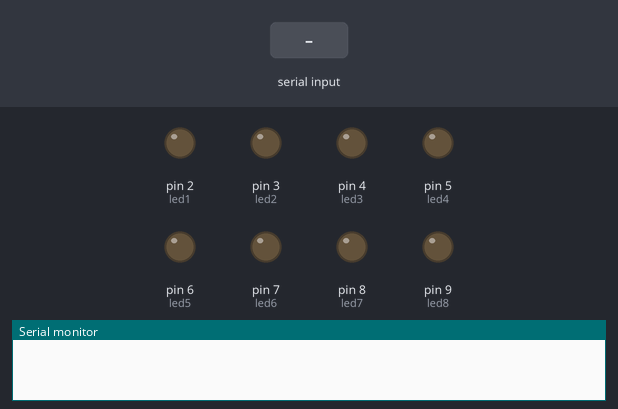
Simulated run of this sketch. Board: Arduino Uno, built with avr-gcc and run on an emulated ATmega328P. On the bench: output pins drawn as LEDs (lit = HIGH), the last lines printed to the serial monitor. Inputs (shaded band) come from the test bench.

Above: at 1.2 s.
1.3 s: "Y" received over Serial
At 2.3 s:
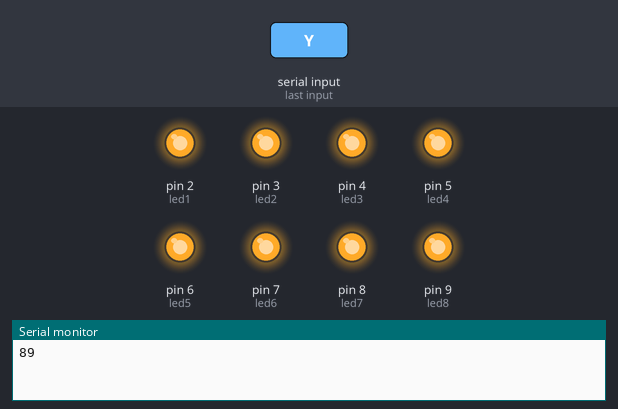
2.9 s: byte 75 ('K') received over Serial
At 4.2 s:
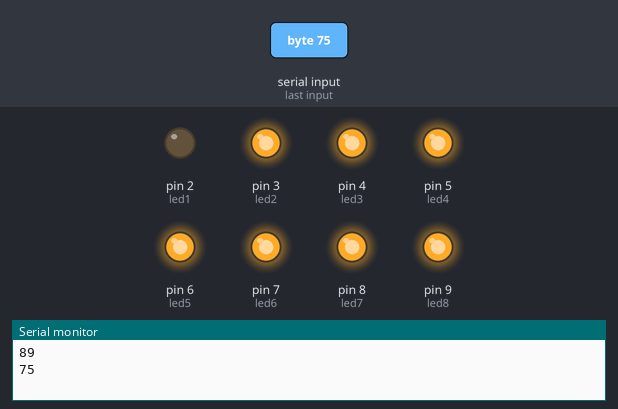
4.5 s: byte 76 ('L') received over Serial
At 5.7 s:
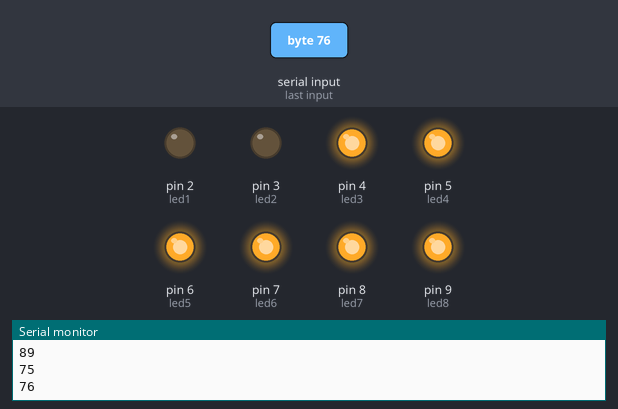
6.0 s: byte 77 ('M') received over Serial
At 6.5 s:
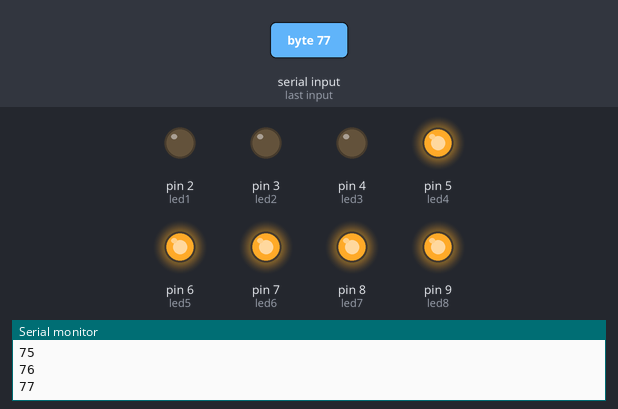
7.6 s: byte 78 ('N') received over Serial
At 8.3 s:
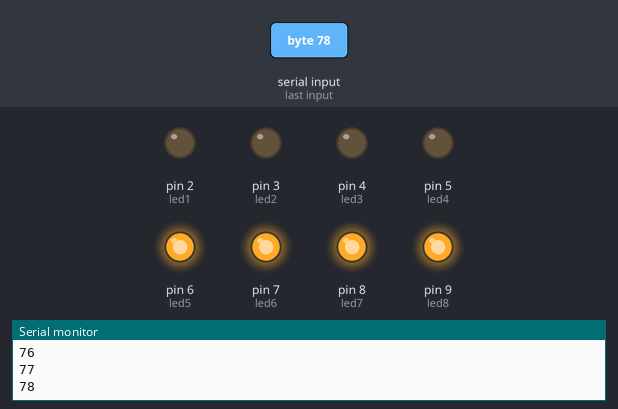
9.1 s: byte 79 ('O') received over Serial
At 10.1 s:
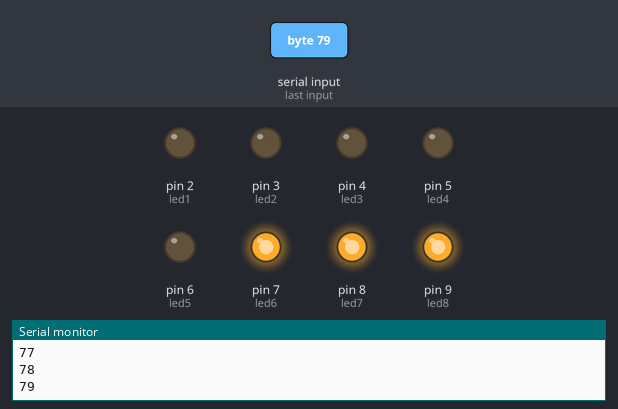
Timing chart, 0 to 11.7 s (numbered marks = the images above; inputs shaded):
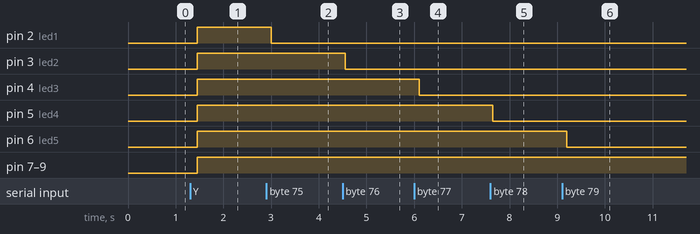

The sketch:

dinh_dang_8led_VB6.ino
```cpp
int val;
int led1 = 2;
int led2 = 3;
int led3 = 4;
int led4 = 5;
int led5 = 6;
int led6 = 7;
int led7 = 8;
int led8 = 9;

void setup() {
    pinMode(led1, OUTPUT);
    pinMode(led2, OUTPUT);
    pinMode(led3, OUTPUT);
    pinMode(led4, OUTPUT);
    pinMode(led5, OUTPUT);
    pinMode(led6, OUTPUT);
    pinMode(led7, OUTPUT);
    pinMode(led8, OUTPUT);
    Serial.begin(9600);
}
void loop() {
delay(100);
if(Serial.available())
{
delay(50);
while(Serial.available() >0)
{

val=Serial.read();
Serial.println(val);
  if (val=='X'){
    digitalWrite(led1, LOW);
    digitalWrite(led2, LOW);
    digitalWrite(led3, LOW);
    digitalWrite(led4, LOW);
    digitalWrite(led5, LOW);
    digitalWrite(led6, LOW);
    digitalWrite(led7, LOW);
    digitalWrite(led8, LOW);
   }
   if (val=='Y'){
    digitalWrite(led1, HIGH);
    digitalWrite(led2, HIGH);
    digitalWrite(led3, HIGH);
    digitalWrite(led4, HIGH);
    digitalWrite(led5, HIGH);
    digitalWrite(led6, HIGH);
    digitalWrite(led7, HIGH);
    digitalWrite(led8, HIGH);
   }
  if (val=='A'){
    digitalWrite(led1, HIGH);
  }
  if (val=='B'){
    digitalWrite(led2, HIGH);
  }
  if (val=='C'){
    digitalWrite(led3, HIGH);
  }
  if (val=='D'){
    digitalWrite(led4, HIGH);
  }
  if (val=='E'){
    digitalWrite(led5, HIGH);
  }
  if (val=='F'){
    digitalWrite(led6, HIGH);
  }
  if (val=='G'){
    digitalWrite(led7, HIGH);
  }
  if (val=='H'){
    digitalWrite(led8, HIGH);
  }
  if (val=='K'){
    digitalWrite(led1, LOW);
  }
  if (val=='L'){
    digitalWrite(led2, LOW);
  }
  if (val=='M'){
    digitalWrite(led3, LOW);
  }
  if (val=='N'){
    digitalWrite(led4, LOW);
  }
  if (val=='O'){
    digitalWrite(led5, LOW);
  }
  if (val=='P'){
    digitalWrite(led6, LOW);
  }
  if (val=='Q'){
    digitalWrite(led7, LOW);
  }
  if (val=='R'){
    digitalWrite(led8, LOW);
  }

/*digitalWrite(led1, HIGH);
       digitalWrite(led2, LOW);
       digitalWrite(led3, HIGH);
       digitalWrite(led4, LOW);
       digitalWrite(led5, HIGH);
       digitalWrite(led6, LOW);
       digitalWrite(led7, HIGH);
       digitalWrite(led8, LOW);
       delay(300);
       digitalWrite(led1, LOW);
       digitalWrite(led2, HIGH);
       digitalWrite(led3, LOW);
       digitalWrite(led4, HIGH);
       digitalWrite(led5, LOW);
       digitalWrite(led6, HIGH);
       digitalWrite(led7, LOW);
       digitalWrite(led8, HIGH);
       delay(300);
       digitalWrite(led1, HIGH);
       digitalWrite(led2, LOW);
       digitalWrite(led3, HIGH);
       digitalWrite(led4, LOW);
       digitalWrite(led5, HIGH);
       digitalWrite(led6, LOW);
       digitalWrite(led7, HIGH);
       digitalWrite(led8, LOW);
       delay(300);
       digitalWrite(led1, LOW);
       digitalWrite(led2, HIGH);
       digitalWrite(led3, LOW);
       digitalWrite(led4, HIGH);
       digitalWrite(led5, LOW);
       digitalWrite(led6, HIGH);
       digitalWrite(led7, LOW);
       digitalWrite(led8, HIGH);
       delay(300);

       digitalWrite(led1, HIGH);
       digitalWrite(led2, HIGH);
       digitalWrite(led3, HIGH);
       digitalWrite(led4, HIGH);
       digitalWrite(led5, HIGH);
       digitalWrite(led6, HIGH);
       digitalWrite(led7, HIGH);
       digitalWrite(led8, HIGH);
       delay(400);
       digitalWrite(led1, LOW);
       digitalWrite(led2, LOW);
       digitalWrite(led3, LOW);
       digitalWrite(led4, LOW);
       digitalWrite(led5, LOW);
       digitalWrite(led6, LOW);
       digitalWrite(led7, LOW);
       digitalWrite(led8, LOW);
       delay(400);

       digitalWrite(led1, HIGH);
       digitalWrite(led8, HIGH);
        delay(200);
       digitalWrite(led2, HIGH);
       digitalWrite(led7, HIGH);
        digitalWrite(led1, LOW);
       digitalWrite(led8, LOW);
        delay(200);
       digitalWrite(led3, HIGH);
       digitalWrite(led6, HIGH);
        digitalWrite(led2, LOW);
       digitalWrite(led7, LOW);
        delay(200);
       digitalWrite(led4, HIGH);
       digitalWrite(led5, HIGH);
        digitalWrite(led3, LOW);
       digitalWrite(led6, LOW);
        delay(200);
        digitalWrite(led4, LOW);
       digitalWrite(led5, LOW);
        delay(200);

       digitalWrite(led1, HIGH);
        delay(200);
        digitalWrite(led1, LOW);
       digitalWrite(led2, HIGH);
        delay(200);
        digitalWrite(led2, LOW);
       digitalWrite(led3, HIGH);
        delay(200);
         digitalWrite(led3, LOW);
       digitalWrite(led4, HIGH);
        delay(200);
         digitalWrite(led4, LOW);
       digitalWrite(led5, HIGH);
        delay(200);
         digitalWrite(led5, LOW);
        digitalWrite(led6, HIGH);
        delay(200);
         digitalWrite(led6, LOW);
        digitalWrite(led7, HIGH);
        delay(200);
         digitalWrite(led7, LOW);
        digitalWrite(led8, HIGH);
        delay(200);
         digitalWrite(led8, LOW);
       digitalWrite(led1, HIGH);
       digitalWrite(led2, LOW);
       digitalWrite(led3, HIGH);
       digitalWrite(led4, LOW);
       digitalWrite(led5, HIGH);
       digitalWrite(led6, LOW);
       digitalWrite(led7, HIGH);
       digitalWrite(led8, LOW);
       delay(300);
       digitalWrite(led1, LOW);
       digitalWrite(led2, HIGH);
       digitalWrite(led3, LOW);
       digitalWrite(led4, HIGH);
       digitalWrite(led5, LOW);
       digitalWrite(led6, HIGH);
       digitalWrite(led7, LOW);
       digitalWrite(led8, HIGH);
       delay(300);
       digitalWrite(led1, HIGH);
       digitalWrite(led2, LOW);
       digitalWrite(led3, HIGH);
       digitalWrite(led4, LOW);
       digitalWrite(led5, HIGH);
       digitalWrite(led6, LOW);
       digitalWrite(led7, HIGH);
       digitalWrite(led8, LOW);
       delay(300);
       digitalWrite(led1, LOW);
       digitalWrite(led2, HIGH);
       digitalWrite(led3, LOW);
       digitalWrite(led4, HIGH);
       digitalWrite(led5, LOW);
       digitalWrite(led6, HIGH);
       digitalWrite(led7, LOW);
       digitalWrite(led8, HIGH);
       delay(300);

       digitalWrite(led1, HIGH);
       digitalWrite(led2, HIGH);
       digitalWrite(led3, HIGH);
       digitalWrite(led4, HIGH);
       digitalWrite(led5, HIGH);
       digitalWrite(led6, HIGH);
       digitalWrite(led7, HIGH);
       digitalWrite(led8, HIGH);
       delay(400);
       digitalWrite(led1, LOW);
       digitalWrite(led2, LOW);
       digitalWrite(led3, LOW);
       digitalWrite(led4, LOW);
       digitalWrite(led5, LOW);
       digitalWrite(led6, LOW);
       digitalWrite(led7, LOW);
       digitalWrite(led8, LOW);
       delay(400);

       digitalWrite(led1, HIGH);
       digitalWrite(led8, HIGH);
        delay(200);
       digitalWrite(led2, HIGH);
       digitalWrite(led7, HIGH);
        digitalWrite(led1, LOW);
       digitalWrite(led8, LOW);
        delay(200);
       digitalWrite(led3, HIGH);
       digitalWrite(led6, HIGH);
        digitalWrite(led2, LOW);
       digitalWrite(led7, LOW);
        delay(200);
       digitalWrite(led4, HIGH);
       digitalWrite(led5, HIGH);
        digitalWrite(led3, LOW);
       digitalWrite(led6, LOW);
        delay(200);
        digitalWrite(led4, LOW);
       digitalWrite(led5, LOW);
        delay(200);

       digitalWrite(led1, HIGH);
        delay(200);
        digitalWrite(led1, LOW);
       digitalWrite(led2, HIGH);
        delay(200);
        digitalWrite(led2, LOW);
       digitalWrite(led3, HIGH);
        delay(200);
         digitalWrite(led3, LOW);
       digitalWrite(led4, HIGH);
        delay(200);
         digitalWrite(led4, LOW);
       digitalWrite(led5, HIGH);
        delay(200);
         digitalWrite(led5, LOW);
        digitalWrite(led6, HIGH);
        delay(200);
         digitalWrite(led6, LOW);
        digitalWrite(led7, HIGH);
        delay(200);
         digitalWrite(led7, LOW);
        digitalWrite(led8, HIGH);
        delay(200);
         digitalWrite(led8, LOW); */

}
}
}
```

Measured:
- after the input at 1.3 s, pin 2 (led1), pin 3 (led2), pin 4 (led3), pin 5 (led4), pin 6 (led5), pin 7 (led6), pin 8 (led7), pin 9 (led8): LOW → HIGH after 0.15 s
- after the input at 2.9 s, pin 2 (led1): HIGH → LOW after 0.10 s
- after the input at 4.5 s, pin 3 (led2): HIGH → LOW after 0.05 s
- after the input at 6.0 s, pin 4 (led3): HIGH → LOW after 0.10 s
- after the input at 7.6 s, pin 5 (led4): HIGH → LOW after 0.05 s
- after the input at 9.1 s, pin 6 (led5): HIGH → LOW after 0.10 s
